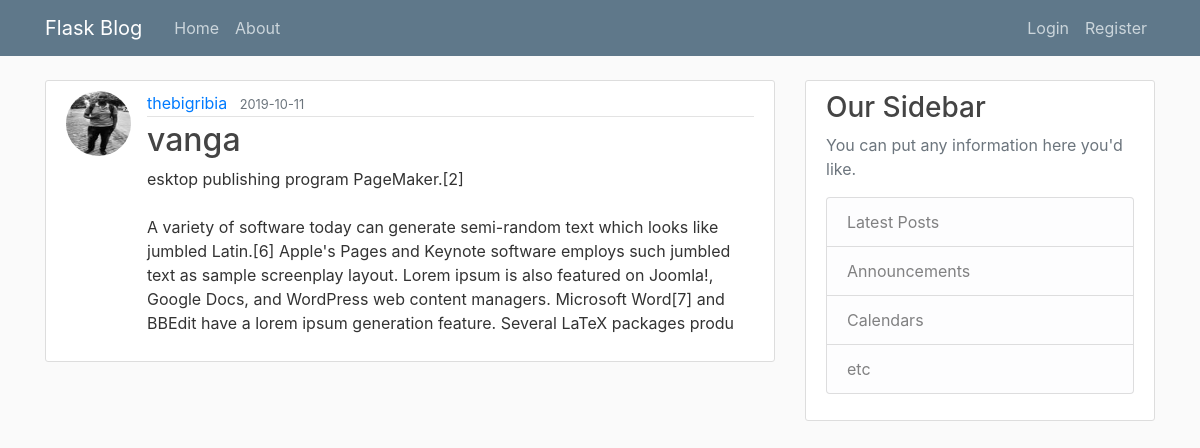
Screenshot of /post/8 with the database file from the repository.
### flaskblog/models.py (models this page shows, shortened)
class User(db.Model, UserMixin):
    id = db.Column(db.Integer, primary_key=True)
    username = db.Column(db.String(20), unique=True, nullable=False)
    email = db.Column(db.String(120), unique=True, nullable=False)
    image_file = db.Column(db.String(20), nullable=False, default='default.jpg')
    password = db.Column(db.String(60), nullable=False)
    posts = db.relationship('Post', backref='author', lazy=True)

class Post(db.Model):
    id = db.Column(db.Integer, primary_key=True)
    title = db.Column(db.String(100), nullable=False)
    date_posted = db.Column(db.DateTime, nullable=False, default=datetime.utcnow)
    content = db.Column(db.Text, nullable=False)
    user_id = db.Column(db.Integer, db.ForeignKey('user.id'), nullable=False)

### flaskblog/routes.py (the view)
@app.route("/post/<int:post_id>")
def post(post_id):
    post = Post.query.get_or_404(post_id)
    return render_template('post.html', title=post.title, post=post)

### flaskblog/templates/post.html (shortened to what this page needs)
{% extends "layout.html" %}
{% block content %}
  <article class="media content-section">
    <img class="rounded-circle article-img" src="{{ url_for('static', filename='profile_pics/' + post.author.image_file) }}">
    <div class="media-body">
      <div class="article-metadata">
        <a class="mr-2" href="#">{{ post.author.username }}</a>
        <small class="text-muted">{{ post.date_posted.strftime('%Y-%m-%d') }}</small>
      </div>
      <h2 class="article-title">{{ post.title }}</h2>
      <p class="article-content">{{ post.content }}</p>
    </div>
  </article>
{% endblock content %}

### flaskblog/static/main.css (style rules this page uses)
body { background: #fafafa; color: #333333; margin-top: 5rem; }
h1, h2, h3, h4, h5, h6 { color: #444444; }
.content-section { background: #ffffff; padding: 10px 20px; border: 1px solid #dddddd; border-radius: 3px; margin-bottom: 20px; }
.article-title { color: #444444; }
.article-content { white-space: pre-line; }
.article-img { height: 65px; width: 65px; margin-right: 16px; }
.article-metadata { padding-bottom: 1px; margin-bottom: 4px; border-bottom: 1px solid #e3e3e3 }

### rows the page displays
User: image_file (picture), author.username "thebigribia"
Post: date_posted "2019-10-11", title "vanga", content "esktop publishing program PageMaker.[2] A variety of software today can generate semi-random text which looks like jumbled Latin.[6] Apple's Pages and Keynote software employs such jumbled text as sample screenplay layout. Lorem ipsum is also featured on Joomla!, Google Docs, and WordPress web content managers. Microsoft Word[7] and BBEdit have a lorem ipsum generation feature. Several LaTeX packages produ"
